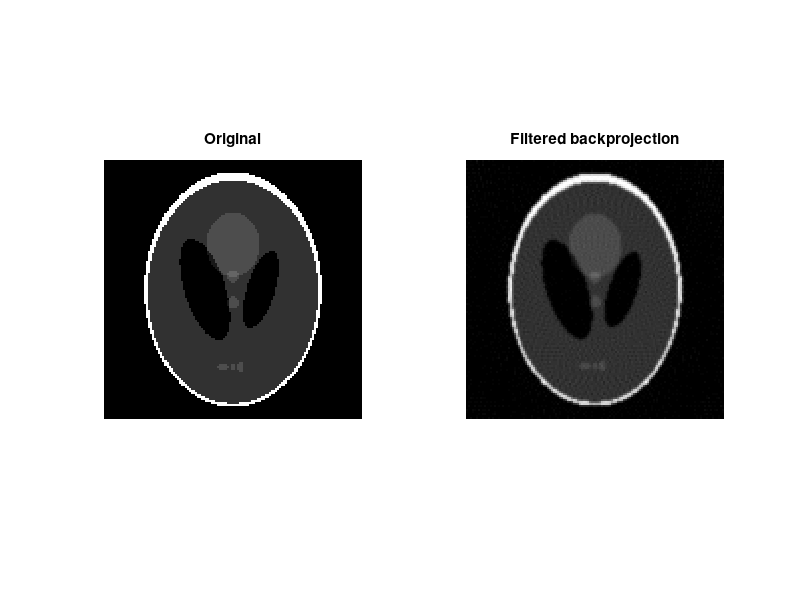

Write MATLAB code to recreate this figure.
P = phantom(128);
theta=0:1:179;
R = radon(P,1:2:179);        
I1 = iradon(R,1:2:179);
I2 = iradon(R,1:2:179,'linear','none');
subplot(1,2,1), imshow(P), title('Original')
subplot(1,2,2), imshow(I1), title('Filtered backprojection')
% subplot(1,3,3), imshow(I2,[]), title('Unfiltered backprojection')
n_theta=length(theta);